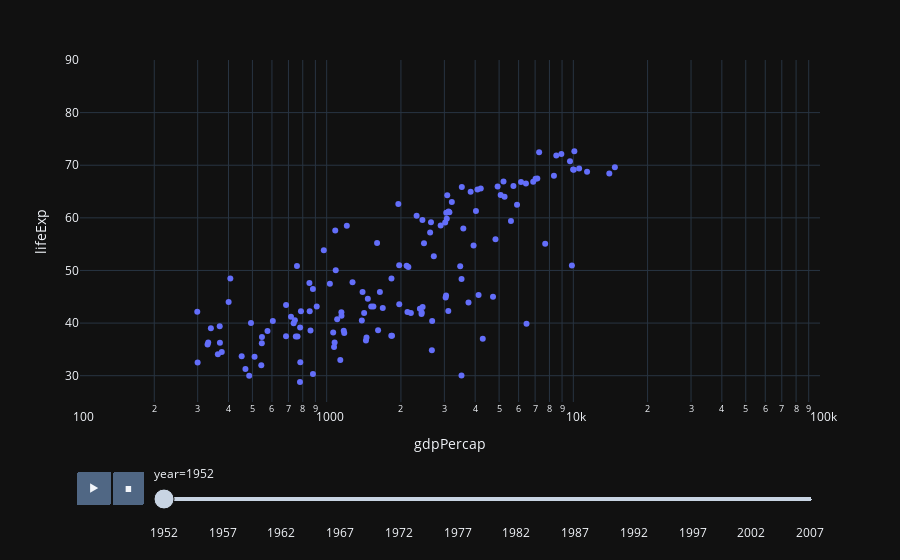

The cell this chart's notebook holds for it:
### Code cell
df = px.data.gapminder()
px.scatter(df, x="gdpPercap", y="lifeExp", animation_frame="year",
           #animation_group="country",
           #size="pop",
           #color="continent", hover_name="country",
           log_x=True,
           size_max=55, range_x=[100,100000], range_y=[25,90]
           )

### Figure 1 — Plotly figure (JSON) as saved in the notebook; plotly's stock layout.template omitted (floating-point values rounded to 4 significant figures; data arrays with more than 128 entries replaced by an {"elided": "..."} marker saying what was removed)
{"data": [{"hovertemplate": "year=1952<br>gdpPercap=%{x}<br>lifeExp=%{y}<extra></extra>", "legendgroup": "", "marker": {"color": "#636efa", "symbol": "circle"}, "mode": "markers", "name": "", "orientation": "v", "showlegend": false, "x": {"elided": "142 float values"}, "xaxis": "x", "y": {"elided": "142 float values"}, "yaxis": "y", "type": "scatter"}], "layout": {"xaxis": {"anchor": "y", "domain": [0.0, 1.0], "title": {"text": "gdpPercap"}, "type": "log", "range": [2.0, 5.0]}, "yaxis": {"anchor": "x", "domain": [0.0, 1.0], "title": {"text": "lifeExp"}, "range": [25, 90]}, "legend": {"tracegroupgap": 0}, "margin": {"t": 60}, "updatemenus": [{"buttons": [{"args": [null, {"frame": {"duration": 500, "redraw": false}, "mode": "immediate", "fromcurrent": true, "transition": {"duration": 500, "easing": "linear"}}], "label": "&#9654;", "method": "animate"}, {"args": [[null], {"frame": {"duration": 0, "redraw": false}, "mode": "immediate", "fromcurrent": true, "transition": {"duration": 0, "easing": "linear"}}], "label": "&#9724;", "method": "animate"}], "direction": "left", "pad": {"r": 10, "t": 70}, "showactive": false, "type": "buttons", "x": 0.1, "xanchor": "right", "y": 0, "yanchor": "top"}], "sliders": [{"active": 0, "currentvalue": {"prefix": "year="}, "len": 0.9, "pad": {"b": 10, "t": 60}, "steps": [{"args": [["1952"], {"frame": {"duration": 0, "redraw": false}, "mode": "immediate", "fromcurrent": true, "transition": {"duration": 0, "easing": "linear"}}], "label": "1952", "method": "animate"}, {"args": [["1957"], {"frame": {"duration": 0, "redraw": false}, "mode": "immediate", "fromcurrent": true, "transition": {"duration": 0, "easing": "linear"}}], "label": "1957", "method": "animate"}, {"args": [["1962"], {"frame": {"duration": 0, "redraw": false}, "mode": "immediate", "fromcurrent": true, "transition": {"duration": 0, "easing": "linear"}}], "label": "1962", "method": "animate"}, {"args": [["1967"], {"frame": {"duration": 0, "redraw": false}, "mode": "immediate", "fromcurrent": true, "transition": {"duration": 0, "easing": "linear"}}], "label": "1967", "method": "animate"}, {"args": [["1972"], {"frame": {"duration": 0, "redraw": false}, "mode": "immediate", "fromcurrent": true, "transition": {"duration": 0, "easing": "linear"}}], "label": "1972", "method": "animate"}, {"args": [["1977"], {"frame": {"duration": 0, "redraw": false}, "mode": "immediate", "fromcurrent": true, "transition": {"duration": 0, "easing": "linear"}}], "label": "1977", "method": "animate"}, {"args": [["1982"], {"frame": {"duration": 0, "redraw": false}, "mode": "immediate", "fromcurrent": true, "transition": {"duration": 0, "easing": "linear"}}], "label": "1982", "method": "animate"}, {"args": [["1987"], {"frame": {"duration": 0, "redraw": false}, "mode": "immediate", "fromcurrent": true, "transition": {"duration": 0, "easing": "linear"}}], "label": "1987", "method": "animate"}, {"args": [["1992"], {"frame": {"duration": 0, "redraw": false}, "mode": "immediate", "fromcurrent": true, "transition": {"duration": 0, "easing": "linear"}}], "label": "1992", "method": "animate"}, {"args": [["1997"], {"frame": {"duration": 0, "redraw": false}, "mode": "immediate", "fromcurrent": true, "transition": {"duration": 0, "easing": "linear"}}], "label": "1997", "method": "animate"}, {"args": [["2002"], {"frame": {"duration": 0, "redraw": false}, "mode": "immediate", "fromcurrent": true, "transition": {"duration": 0, "easing": "linear"}}], "label": "2002", "method": "animate"}, {"args": [["2007"], {"frame": {"duration": 0, "redraw": false}, "mode": "immediate", "fromcurrent": true, "transition": {"duration": 0, "easing": "linear"}}], "label": "2007", "method": "animate"}], "x": 0.1, "xanchor": "left", "y": 0, "yanchor": "top"}]}}
